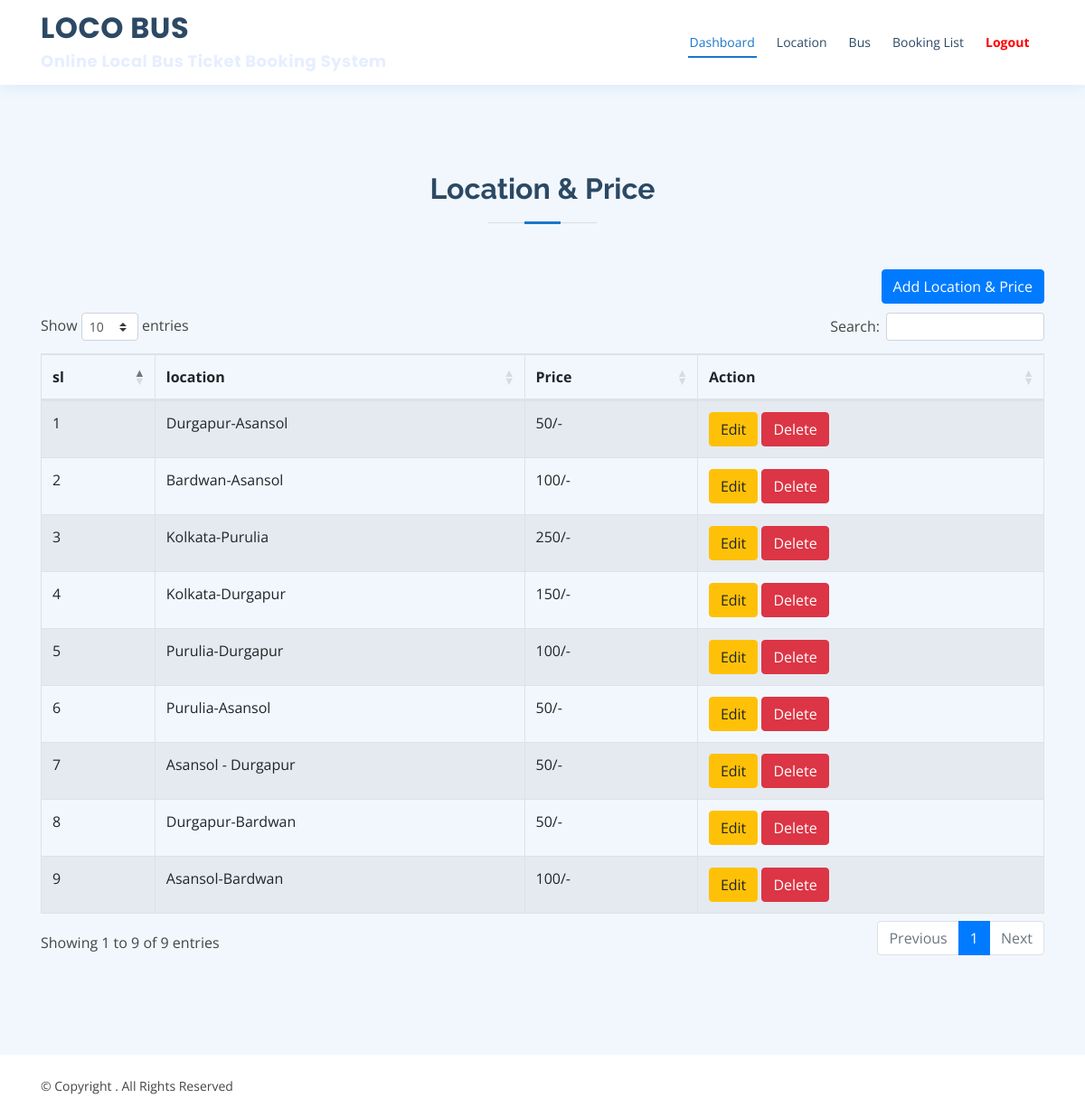
/login/admin/view-locationList.php (signed in), run on the app's committed database.
### tables this page shows
CREATE TABLE `location_table` (
  `id` int(11) NOT NULL,
  `location_name` varchar(300) NOT NULL,
  `price` int(11) NOT NULL
);

### login/admin/view-locationList.php (the view, shortened to what this page needs)
<?php
    include "../../db.php";
?>
<!DOCTYPE html>
<html lang="en">
<head>
  <?php include "includes/css.php" ?>
</head>
<body>
<?php include "includes/header.php" ?>
  <main id="main">
    <section class="breadcrumbs"></section>
    <section id="counts" class="counts">
      <div class="container">
        <div class="section-title">
          <h2>Location & Price</h2>
        </div>
                <div style="text-align: right;margin-bottom: 10px;"> <a href="add-locationList.php" class="btn btn-primary">Add Location & Price</a></div>
               <table id="datatable" class="table table-striped table-bordered" style="width:100%">
                  <thead>
                      <tr>
                         <th>sl</th>
                          <th>location</th>
                          <th>Price</th>
                          <th>Action</th>
                      </tr>
                  </thead>
                  <tbody>
                  <?php
                  $sql = "SELECT * FROM location_table ORDER BY id DESC";
                  $result = mysqli_query($con,$sql);
                  $c = 1 ;
                  while (   $rows = mysqli_fetch_assoc($result)    ) {
                   ?>
                   <tr>
                      <td><?php echo $c ; ?></td>
                      <td><?php echo $rows['location_name'] ; ?></td>
                      <td><?php echo $rows['price'] ; ?>/-</td>
                      <td>
                        <a href="edit-locationList.php?eid=<?php echo $rows['id']; ?>" class="btn btn-warning">Edit</a>
                        <a href="view-locationList.php?delid=<?php echo $rows['id']; ?>" class="btn btn-danger">Delete</a>
                      </td>
                    </tr>
                  <?php
                  $c++;
                  }
                  ?>
                  </tbody>
              </table>
        <br><br>
      </div>
    </section>
  </main>
<?php include "includes/footer.php" ?>
</body>
</html>

### login/admin/includes/css.php (shortened to what this page needs)
<link href="assets/vendor/bootstrap/css/bootstrap.min.css" rel="stylesheet">
<link href="assets/vendor/icofont/icofont.min.css" rel="stylesheet">
<link href="assets/vendor/boxicons/css/boxicons.min.css" rel="stylesheet">
<link href="assets/vendor/venobox/venobox.css" rel="stylesheet">
<link href="assets/vendor/animate.css/animate.min.css" rel="stylesheet">
<link href="assets/vendor/remixicon/remixicon.css" rel="stylesheet">
<link href="assets/vendor/owl.carousel/assets/owl.carousel.min.css" rel="stylesheet">
<link href="assets/vendor/bootstrap-datepicker/css/bootstrap-datepicker.min.css" rel="stylesheet">
<link href="assets/css/style.css" rel="stylesheet">
 <link rel="stylesheet" href="https://cdn.datatables.net/1.10.25/css/dataTables.bootstrap4.min.css">

### login/admin/includes/header.php
<header id="header" class="fixed-top" style="margin-top: 0;">
  <div class="container d-flex align-items-center">
    <h1 class="logo mr-auto"><a href="index.php">LOCO BUS</a>
      <br><span style="font-size:18px;color: #e6eeff;">Online Local Bus Ticket Booking System</span>
    </h1>
    <nav class="nav-menu d-none d-lg-block">
        <ul>
           <li class="active"><a href="index.php">Dashboard</a></li>
           <li><a href="view-locationList.php">Location</a></li>
           <li><a href="view-bus.php">Bus</a></li>
           <li><a href="view-bookedTicket.php">Booking List</a></li>
          <li><a href="logout.php" style="color: red"><b>Logout</b> <i class="icofont-logout"></i></a></li>
      </ul>
    </nav>
  </div>
</header>

### login/admin/includes/footer.php (shortened to what this page needs)
<footer id="footer" style="background: white;">
  <div class="container d-md-flex py-4">
    <div class="mr-md-auto text-center text-md-left">
      <div class="copyright">
        &copy; Copyright <strong><span></span></strong>. All Rights Reserved
      </div>
    </div>
  </div>
</footer>

### login/admin/assets/css/style.css (style rules this page uses)
body { font-family: "Open Sans", sans-serif; color: #444444; }
a { color: #1977cc; }
h1, h2, h3, h4, h5, h6 { font-family: "Raleway", sans-serif; }
#header { background: #fff; transition: all 0.5s; z-index: 997; padding: 15px 0; t op: 40px; box-shadow: 0px 2px 15px rgba(25, 119, 204, 0.1); }
#header .logo { font-size: 32px; margin: 0; padding: 0; line-height: 1; font-weight: 700; letter-spacing: 0.5px; font-family: "Poppins", sans-serif; }
#header .logo a { color: #2c4964; }
.nav-menu ul { margin: 0; padding: 0; list-style: none; }
.nav-menu > ul { display: flex; }
.nav-menu > ul > li { position: relative; white-space: nowrap; padding: 8px 0 8px 20px; }
.nav-menu a { display: block; position: relative; color: #2c4964; transition: 0.3s; font-size: 14px; font-family: "Open Sans", sans-serif; padding: 5px 2px; border-bottom: 2px solid #fff; }
.nav-menu a:hover, .nav-menu .active > a, .nav-menu li:hover > a { color: #1977cc; border-color: #1977cc; }
.mobile-nav { position: fixed; top: 55px; right: 15px; bottom: 15px; left: 15px; z-index: 9999; overflow-y: auto; background: #fff; transition: ease-in-out 0.2s; opacity: 0; visibility: hidden; border-radius: 10px; padding: 10px 0; }
.mobile-nav * { margin: 0; padding: 0; list-style: none; }
.mobile-nav a { display: block; position: relative; color: #2c4964; padding: 10px 20px; font-weight: 500; outline: none; }
.mobile-nav a:hover, .mobile-nav .active > a, .mobile-nav li:hover > a { color: #1977cc; text-decoration: none; }
section { padding: 60px 0; overflow: hidden; }
.section-title { text-align: center; padding-bottom: 30px; }
.section-title h2 { font-size: 32px; font-weight: bold; margin-bottom: 20px; padding-bottom: 20px; position: relative; color: #2c4964; }
.section-title h2::before { content: ''; position: absolute; display: block; width: 120px; height: 1px; background: #ddd; bottom: 1px; left: calc(50% - 60px); }
.section-title h2::after { content: ''; position: absolute; display: block; width: 40px; height: 3px; background: #1977cc; bottom: 0; left: calc(50% - 20px); }
.breadcrumbs { padding: 20px 0; background-color: #f1f7fd; min-height: 40px; margin-top: 80px; }
.counts { background: #f1f7fd; padding: 70px 0 60px; }
#footer { color: #444444; font-size: 14px; background: #f1f7fd; }

### data on the page
location_table: location_name "Durgapur-Asansol", price "50"
location_table: location_name "Bardwan-Asansol", price "100"
location_table: location_name "Kolkata-Purulia", price "250"
location_table: location_name "Kolkata-Durgapur", price "150"
location_table: location_name "Purulia-Durgapur", price "100"
location_table: location_name "Purulia-Asansol", price "50"
location_table: location_name "Asansol - Durgapur", price "50"
location_table: location_name "Durgapur-Bardwan", price "50"
location_table: location_name "Asansol-Bardwan", price "100"
